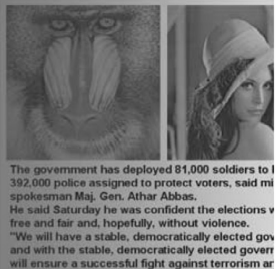
#> input picture under.png, 276 x 269 px, found by its file name
$ python Evaluating-light-distribution.py
#> lines starting #> are read from the running program, lines starting #| are printed output that depends on the picture; after the words box and inside, x2 and y2 are one past the last pixel; in counts of white or black regions, pixels touching at a corner belong together
from re import X
from turtle import down, right, up
import numpy as np
import cv2
import imutils
import sys


# imageName = "2022lena-1.png"
imageName = "UNDER.png"
# imageName = "simple1.png"
# imageName = "over.jpg"

image = cv2.imread(imageName, cv2.IMREAD_COLOR)
#> image is the input picture: shape (269, 276, 3); min 21, max 255, mean 116.2
sign_img = cv2.imread(imageName, cv2.IMREAD_COLOR)
LDM_img = cv2.imread(imageName, cv2.IMREAD_COLOR)


if image is None:

    print("Could not open or find the image")

    sys.exit()


# kernel_size = 3

kernelGL1 = np.array((
    [ 0, -1,  0],
    [-1,  4, -1],
    [ 0, -1,  0]), dtype="float32")

kernelGL2 = np.array((
    [-1, -1, -1],
    [-1,  8, -1],
    [-1, -1, -1]), dtype="float32")

kernelGL3 = np.array((
    [0,  1,  0],
    [1, -4,  1],
    [0,  1,  0]), dtype="float32")

kernelGL4 = np.array((
    [1,  1, 1],
    [1, -8, 1],
    [1,  1, 1]), dtype="float32")

kernelGL5 = np.array((
    [ -1,  2, -1],
    [  2, -4,  2],
    [ -1,  2, -1]), dtype="float32")

kernelGL6 = np.array((
    [ 1,  2, 1],
    [ 2, 4,  2],
    [ 1,  2, 1]), dtype="float32")


resultGL1 = cv2.filter2D(image, dst=-1, kernel=kernelGL1, ddepth=-1, anchor=(-1, -1), delta=0, borderType=cv2.BORDER_REPLICATE)
resultGL2 = cv2.filter2D(image, dst=-1, kernel=kernelGL2, ddepth=-1, anchor=(-1, -1), delta=0, borderType=cv2.BORDER_REPLICATE)
resultGL3 = cv2.filter2D(image, dst=-1, kernel=kernelGL3, ddepth=-1, anchor=(-1, -1), delta=0, borderType=cv2.BORDER_REPLICATE)
resultGL4 = cv2.filter2D(image, dst=-1, kernel=kernelGL4, ddepth=-1, anchor=(-1, -1), delta=0, borderType=cv2.BORDER_REPLICATE)
resultGL5 = cv2.filter2D(image, dst=-1, kernel=kernelGL5, ddepth=-1, anchor=(-1, -1), delta=0, borderType=cv2.BORDER_REPLICATE)
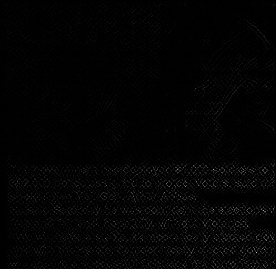
#> resultGL5: shape (269, 276, 3); min 0, max 199, mean 3.7
resultGL6 = cv2.filter2D(image, dst=-1, kernel=kernelGL6, ddepth=-1, anchor=(-1, -1), delta=0, borderType=cv2.BORDER_REPLICATE)/16
#> resultGL6: shape (269, 276, 3) float64; every value is 15.94

absGL1 = cv2.convertScaleAbs(resultGL1)
absGL2 = cv2.convertScaleAbs(resultGL2)
absGL3 = cv2.convertScaleAbs(resultGL3)
absGL4 = cv2.convertScaleAbs(resultGL4)
absGL5 = cv2.convertScaleAbs(resultGL5)
absGL6 = cv2.convertScaleAbs(resultGL6)
#> absGL6: shape (269, 276, 3); every value is 16

result1= cv2.addWeighted(absGL1,0.5, absGL2, 0.5, 0.5)
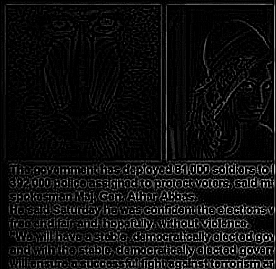
#> result1: shape (269, 276, 3); min 0, max 255, mean 16.2
resulttmp= cv2.addWeighted(absGL4, 0.5, absGL5, 0.5, 0.5)
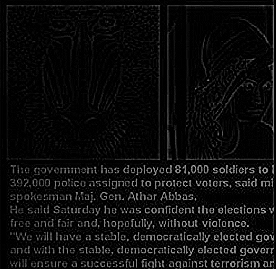
#> resulttmp: shape (269, 276, 3); min 0, max 228, mean 13.3
result2= cv2.addWeighted(resulttmp, 0.5, resultGL3, 0.5, 0.5)
resultavg= cv2.addWeighted(result1, 0.5, result2, 0.5, 0.5)
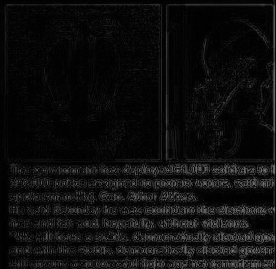
#> resultavg: shape (269, 276, 3); min 0, max 128, mean 14.3

ret, bm_img= cv2.threshold(resultavg, 25, 255, cv2.THRESH_BINARY)
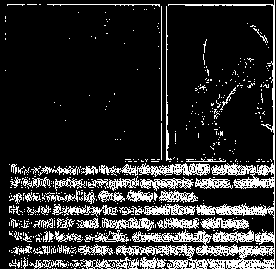
#> bm_img: shape (269, 276, 3); 17.8% white in thin lines or dots

cv2.imshow("Original", image)
cv2.waitKey(0)

cv2.imshow("Filter 1L", resultGL1)
cv2.imshow("Filter 2L", resultGL2)
cv2.imshow("Filter 3L", resultGL3)
cv2.imshow("Filter 4L", resultGL4)
cv2.imshow("Filter 5G", resultGL5)
cv2.imshow("Filter 6G", resultGL6)
cv2.waitKey(0)

cv2.imshow('Result avg',resultavg)
cv2.waitKey(0)

cv2.imshow("Binary Edge Map", bm_img)
cv2.waitKey(0)

# Signing objects

bm_img = cv2.cvtColor(bm_img, cv2.COLOR_BGR2GRAY)
#> bm_img: shape (269, 276); 17.8% white in thin lines or dots

contours, _2 = cv2.findContours(bm_img, cv2.RETR_TREE, cv2.CHAIN_APPROX_SIMPLE)
#> contours = 1588 contours, 1543 with area under 20; largest, box (x1, y1, x2, y2) and area: (116, 0, 275, 269) 4248, (99, 163, 210, 177) 687, (119, 204, 195, 215) 411, (140, 177, 194, 191) 338, (102, 217, 154, 231) 331

for i in range(len(contours)):
    cnt = contours[i]
    left    = tuple(cnt[cnt[:,:,0].argmin()][0])
    right   = tuple(cnt[cnt[:,:,0].argmax()][0])
    top     = tuple(cnt[cnt[:,:,1].argmin()][0])
    bottom  = tuple(cnt[cnt[:,:,1].argmax()][0])
    print(i)
    print("  L = ",left[0],"  R = ",right[0],"  T = ",top[1],"  B = ",bottom[1])
    x1 = left[0]
    x2 = right[0]
    y1 = top[1]
    y2 = bottom[1]
    sign_img = cv2.rectangle(sign_img, (x1, y1), (x2, y2), (0, 0, 0), -2)
#> this loop made 1588 passes
#> (x1, x2, y1, y2) on passes 1, 2, 4: (165, 165, 268, 268), (142, 142, 268, 268), (115, 115, 268, 268)
#> (printed output is left out)
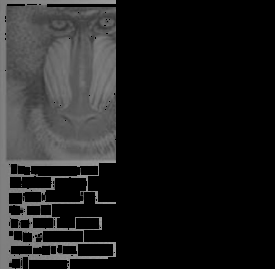
#> sign_img: shape (269, 276, 3); min 0, max 255, mean 31.7

cv2.imshow("sign_img",sign_img)
cv2.waitKey(0)


# Evaluating light distribution

# LDM(Px(f+k-1)) = M(Px(f-1))+[(M(Px(l+1)-M(Px(f-1)))/m]k


for i in range(len(contours)):
    cnt = contours[i]

    left    = tuple(cnt[cnt[:,:,0].argmin()][0])
    right   = tuple(cnt[cnt[:,:,0].argmax()][0])
    top     = tuple(cnt[cnt[:,:,1].argmin()][0])
    bottom  = tuple(cnt[cnt[:,:,1].argmax()][0])

    print(left,right,top,bottom)

    pfy = top[1]
    pfx = left[0]
    ply = bottom[1]
    plx = right[0]

    m = pfx-ply
    print(i+1,':','x(pfx),y(pfy),x+w(plx),y+h(ply)' , pfx, pfy, plx, ply)

    # ``````````````````````````````````````````````````````````````````````````````````````````````

    for numx in range(plx-pfx):
        for numy in range(ply-pfy):
            ax = numx + pfx
            k= numy + 1
            f1=pfy+k-1
            f2=pfy-1
            f3=ply-1
            f4=pfy-1
            eq1=LDM_img[f3][ax] - LDM_img[f4][ax]
            eq2= eq1 / m
            eq = eq2 * k
            LDM_img[f1][ax] = LDM_img[f2][ax]
            resLDI = LDM_img[f1][ax]
            result = resLDI + eq
#> this loop made 1588 passes
#> (pfy, pfx, ply, plx, m) on passes 1, 2, 4: (268, 165, 268, 165, -103), (268, 142, 268, 142, -126), (268, 115, 268, 115, -153)
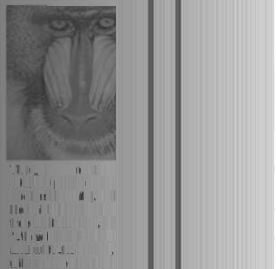
#> LDM_img: shape (269, 276, 3); min 47, max 255, mean 147.8
    # ``````````````````````````````````````````````````````````````````````````````````````````````

cv2.imshow('LDI',LDM_img)
cv2.waitKey(0)
